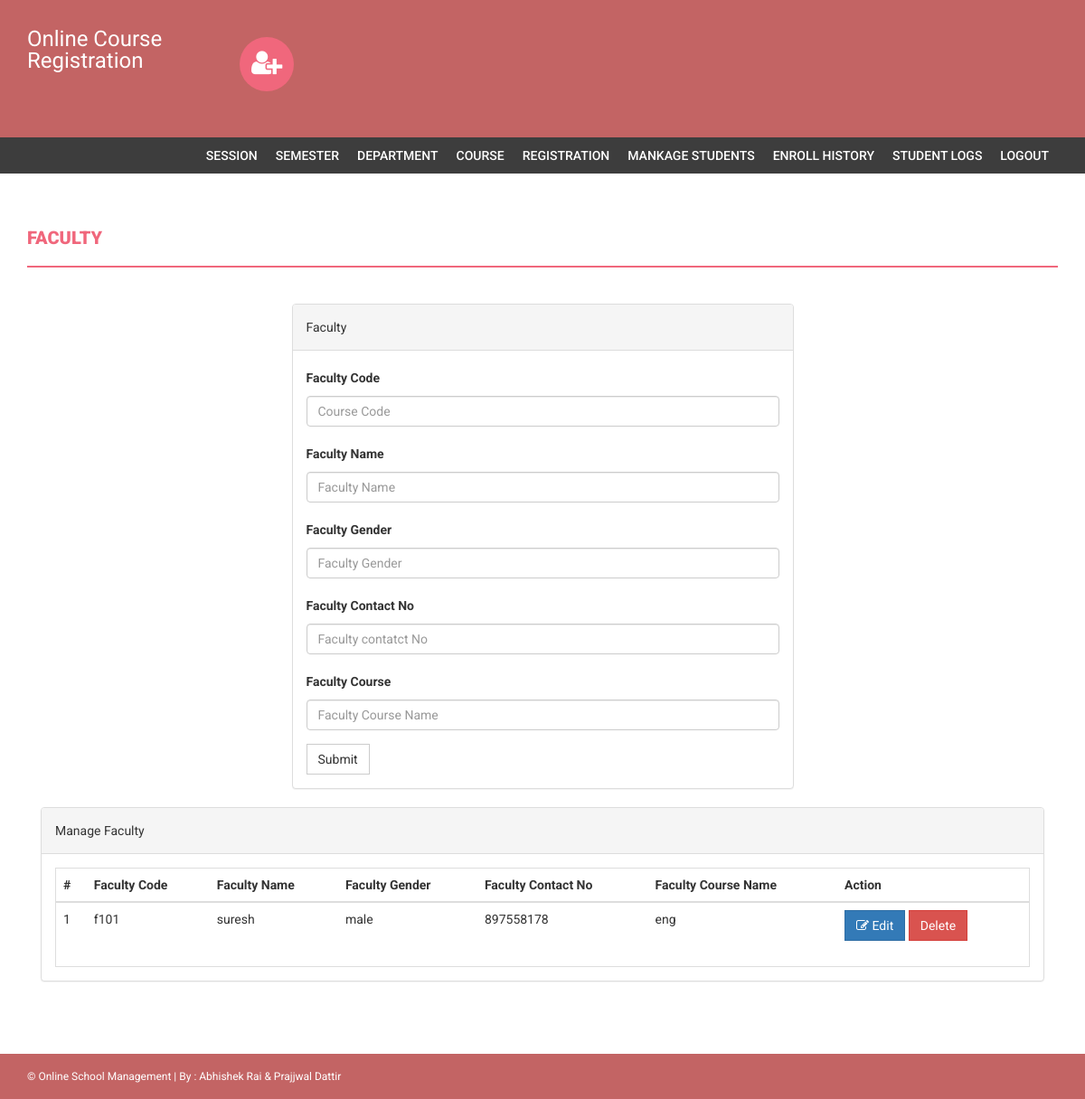
/admin/faculty.php (signed in), run on the app's committed database.
### tables this page shows
CREATE TABLE `faculty` (
  `code` varchar(6) NOT NULL,
  `name` varchar(20) NOT NULL,
  `gender` varchar(15) NOT NULL,
  `phonenum` varchar(10) NOT NULL,
  `courseName` varchar(30) NOT NULL
);

### admin/faculty.php (the view, shortened to what this page needs)
<?php
if(strlen($_SESSION['alogin'])==0)
    {
header('location:index.php');
}
else{
?>
<!DOCTYPE html>
<html xmlns="http://www.w3.org/1999/xhtml">
<head>
    <link href="assets/css/bootstrap.css" rel="stylesheet" />
    <link href="assets/css/font-awesome.css" rel="stylesheet" />
    <link href="assets/css/style.css" rel="stylesheet" />
</head>
<body>
<?php include('includes/header.php');?>
<?php if($_SESSION['alogin']!="")
{
 include('includes/menubar.php');
}
 ?>
    <div class="content-wrapper">
        <div class="container">
              <div class="row">
                    <div class="col-md-12">
                        <h1 class="page-head-line">Faculty  </h1>
                    </div>
                </div>
                <div class="row" >
                  <div class="col-md-3"></div>
                    <div class="col-md-6">
                        <div class="panel panel-default">
                        <div class="panel-heading">
                           Faculty
                        </div>
                        <div class="panel-body">
                       <form name="dept" method="post">
   <div class="form-group">
    <label for="faccode">Faculty Code  </label>
    <input type="text" class="form-control" id="faccode" name="faccode" placeholder="Course Code" required />
  </div>
 <div class="form-group">
    <label for="facname">Faculty Name  </label>
    <input type="text" class="form-control" id="facname" name="facname" placeholder="Faculty Name" required />
  </div>
<div class="form-group">
    <label for="facgender">Faculty Gender  </label>
    <input type="text" class="form-control" id="facgender" name="facgender" placeholder="Faculty Gender" required />
  </div>
<div class="form-group">
    <label for="facnum">Faculty Contact No  </label>
    <input type="text" class="form-control" id="facnum" name="facnum" placeholder="Faculty contatct No" required />
  </div>
  <div class="form-group">
    <label for="faccourse">Faculty Course  </label>
    <input type="text" class="form-control" id="faccourse" name="faccourse" placeholder="Faculty Course Name" required />
  </div>
 <button type="submit" name="submit" class="btn btn-default">Submit</button>
</form>
                            </div>
                            </div>
                    </div>
                </div>
                <div class="col-md-12">
                    <div class="panel panel-default">
                        <div class="panel-heading">
                            Manage Faculty
                        </div>
                        <div class="panel-body">
                            <div class="table-responsive table-bordered">
                                <table class="table">
                                    <thead>
                                        <tr>
                                            <th>#</th>
                                            <th>Faculty Code</th>
                                            <th>Faculty Name </th>
                                            <th>Faculty Gender</th>
                                            <th>Faculty Contact No</th>
                                            <th>Faculty Course Name</th>
                                             <th>Action</th>
                                        </tr>
                                    </thead>
                                    <tbody>
<?php
$sql=mysqli_query($con,"select * from faculty");
$cnt=1;
while($row=mysqli_fetch_array($sql))
{
?>
                                        <tr>
                                            <td><?php echo $cnt;?></td>
                                            <td><?php echo htmlentities($row['code']);?></td>
                                            <td><?php echo htmlentities($row['name']);?></td>
                                            <td><?php echo htmlentities($row['gender']);?></td>
                                             <td><?php echo htmlentities($row['phonenum']);?></td>
                                            <td><?php echo htmlentities($row['courseName']);?></td>
                                            <td>
                                            <a href="edit-course.php?id=<?php echo $row['id']?>">
<button class="btn btn-primary"><i class="fa fa-edit "></i> Edit</button> </a>
  <a href="course.php?id=<?php echo $row['id']?>&del=delete" onClick="return confirm('Are you sure you want to delete?')">
                                            <button class="btn btn-danger">Delete</button>
</a>
                                            </td>
                                        </tr>
<?php
$cnt++;
} ?>
                                    </tbody>
                                </table>
                            </div>
                        </div>
                    </div>
                </div>
            </div>
        </div>
  <?php include('includes/footer.php');?>
</body>
</html>
<?php } ?>

### admin/assets/css/style.css (style rules this page uses)
body { font-family: 'Roboto', sans-serif; line-height: 30px; }
.content-wrapper { margin-top: 40px; min-height: 600px; padding-bottom: 60px; }
.page-head-line { font-weight: 900; padding-bottom: 20px; border-bottom: 2px solid #F0677C; text-transform: uppercase; color: #F0677C; font-size: 20px; margin-bottom: 40px; }
.btn { border-radius: 0px; -webkit-border-radius: 0px; -moz-border-radius: 0px; }

### data on the page
faculty: code "f101", name "suresh", gender "male", phonenum "897558178", courseName "eng"
